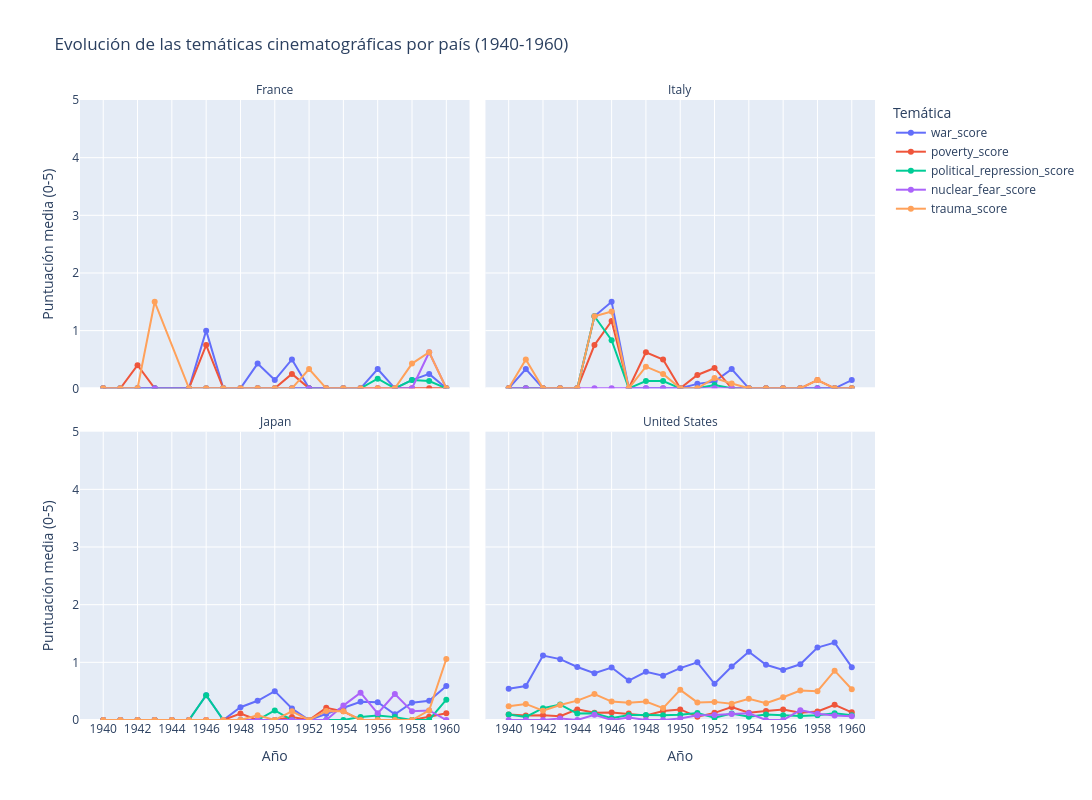

Notebook code cell kept with this figure:
### Code cell
variables = ["war_score","poverty_score","political_repression_score","nuclear_fear_score","trauma_score"]

df_evolucion = (peliculas_periodo.groupby(["release_year", "paises_norm"])[variables].mean().reset_index())

df_evolucion_largo = df_evolucion.melt(id_vars=["release_year", "paises_norm"],var_name="tematica",value_name="puntuacion")

fig = px.line(
    df_evolucion_largo, x="release_year", y="puntuacion", color="tematica", facet_col="paises_norm", facet_col_wrap=2, markers=True,
    title="Evolución de las temáticas cinematográficas por país (1940-1960)",
    labels={"release_year": "Año", "puntuacion": "Puntuación media (0-5)", "tematica": "Temática", "paises_norm": "País"}
)

fig.update_layout(height=800, width=1100, hovermode="x unified", legend_title="Temática")

fig.update_yaxes(range=[0, 5])
fig.update_xaxes(dtick=2)

fig.for_each_annotation(lambda a: a.update(text=a.text.split("=")[-1]))

fig.show()

### Figure 1 — Plotly figure (JSON) as saved in the notebook; plotly's stock layout.template omitted (floating-point values rounded to 4 significant figures)
{"data": [{"hovertemplate": "Temática=war_score<br>País=France<br>Año=%{x}<br>Puntuación media (0-5)=%{y}<extra></extra>", "legendgroup": "war_score", "line": {"color": "#636efa", "dash": "solid"}, "marker": {"symbol": "circle"}, "mode": "lines+markers", "name": "war_score", "orientation": "v", "showlegend": true, "type": "scatter", "x": [1940, 1941, 1942, 1943, 1945, 1946, 1947, 1948, 1949, 1950, 1951, 1952, 1953, 1954, 1955, 1956, 1957, 1958, 1959, 1960], "xaxis": "x3", "y": [0.0, 0.0, 0.0, 0.0, 0.0, 1.0, 0.0, 0.0, 0.4286, 0.1429, 0.5, 0.0, 0.0, 0.0, 0.0, 0.3333, 0.0, 0.1429, 0.25, 0.0], "yaxis": "y3"}, {"hovertemplate": "Temática=war_score<br>País=Italy<br>Año=%{x}<br>Puntuación media (0-5)=%{y}<extra></extra>", "legendgroup": "war_score", "line": {"color": "#636efa", "dash": "solid"}, "marker": {"symbol": "circle"}, "mode": "lines+markers", "name": "war_score", "orientation": "v", "showlegend": false, "type": "scatter", "x": [1940, 1941, 1942, 1943, 1944, 1945, 1946, 1947, 1948, 1949, 1950, 1951, 1952, 1953, 1954, 1955, 1956, 1957, 1958, 1959, 1960], "xaxis": "x4", "y": [0.0, 0.3333, 0.0, 0.0, 0.0, 1.25, 1.5, 0.0, 0.0, 0.0, 0.0, 0.07692, 0.1176, 0.3333, 0.0, 0.0, 0.0, 0.0, 0.0, 0.0, 0.1429], "yaxis": "y4"}, {"hovertemplate": "Temática=war_score<br>País=Japan<br>Año=%{x}<br>Puntuación media (0-5)=%{y}<extra></extra>", "legendgroup": "war_score", "line": {"color": "#636efa", "dash": "solid"}, "marker": {"symbol": "circle"}, "mode": "lines+markers", "name": "war_score", "orientation": "v", "showlegend": false, "type": "scatter", "x": [1940, 1941, 1942, 1943, 1944, 1945, 1946, 1947, 1948, 1949, 1950, 1951, 1952, 1953, 1954, 1955, 1956, 1957, 1958, 1959, 1960], "xaxis": "x", "y": [0.0, 0.0, 0.0, 0.0, 0.0, 0.0, 0.4286, 0.0, 0.2222, 0.3333, 0.5, 0.2, 0.0, 0.1053, 0.2, 0.3158, 0.3077, 0.1, 0.3, 0.3333, 0.5882], "yaxis": "y"}, {"hovertemplate": "Temática=war_score<br>País=United States<br>Año=%{x}<br>Puntuación media (0-5)=%{y}<extra></extra>", "legendgroup": "war_score", "line": {"color": "#636efa", "dash": "solid"}, "marker": {"symbol": "circle"}, "mode": "lines+markers", "name": "war_score", "orientation": "v", "showlegend": false, "type": "scatter", "x": [1940, 1941, 1942, 1943, 1944, 1945, 1946, 1947, 1948, 1949, 1950, 1951, 1952, 1953, 1954, 1955, 1956, 1957, 1958, 1959, 1960], "xaxis": "x2", "y": [0.5419, 0.5891, 1.117, 1.056, 0.92, 0.8108, 0.9098, 0.6838, 0.8348, 0.7686, 0.8991, 1.0, 0.6286, 0.9274, 1.184, 0.9583, 0.8687, 0.9659, 1.257, 1.342, 0.9167], "yaxis": "y2"}, {"hovertemplate": "Temática=poverty_score<br>País=France<br>Año=%{x}<br>Puntuación media (0-5)=%{y}<extra></extra>", "legendgroup": "poverty_score", "line": {"color": "#EF553B", "dash": "solid"}, "marker": {"symbol": "circle"}, "mode": "lines+markers", "name": "poverty_score", "orientation": "v", "showlegend": true, "type": "scatter", "x": [1940, 1941, 1942, 1943, 1945, 1946, 1947, 1948, 1949, 1950, 1951, 1952, 1953, 1954, 1955, 1956, 1957, 1958, 1959, 1960], "xaxis": "x3", "y": [0.0, 0.0, 0.4, 0.0, 0.0, 0.75, 0.0, 0.0, 0.0, 0.0, 0.25, 0.0, 0.0, 0.0, 0.0, 0.0, 0.0, 0.0, 0.0, 0.0], "yaxis": "y3"}, {"hovertemplate": "Temática=poverty_score<br>País=Italy<br>Año=%{x}<br>Puntuación media (0-5)=%{y}<extra></extra>", "legendgroup": "poverty_score", "line": {"color": "#EF553B", "dash": "solid"}, "marker": {"symbol": "circle"}, "mode": "lines+markers", "name": "poverty_score", "orientation": "v", "showlegend": false, "type": "scatter", "x": [1940, 1941, 1942, 1943, 1944, 1945, 1946, 1947, 1948, 1949, 1950, 1951, 1952, 1953, 1954, 1955, 1956, 1957, 1958, 1959, 1960], "xaxis": "x4", "y": [0.0, 0.0, 0.0, 0.0, 0.0, 0.75, 1.167, 0.0, 0.625, 0.5, 0.0, 0.2308, 0.3529, 0.0, 0.0, 0.0, 0.0, 0.0, 0.1429, 0.0, 0.0], "yaxis": "y4"}, {"hovertemplate": "Temática=poverty_score<br>País=Japan<br>Año=%{x}<br>Puntuación media (0-5)=%{y}<extra></extra>", "legendgroup": "poverty_score", "line": {"color": "#EF553B", "dash": "solid"}, "marker": {"symbol": "circle"}, "mode": "lines+markers", "name": "poverty_score", "orientation": "v", "showlegend": false, "type": "scatter", "x": [1940, 1941, 1942, 1943, 1944, 1945, 1946, 1947, 1948, 1949, 1950, 1951, 1952, 1953, 1954, 1955, 1956, 1957, 1958, 1959, 1960], "xaxis": "x", "y": [0.0, 0.0, 0.0, 0.0, 0.0, 0.0, 0.0, 0.0, 0.1111, 0.0, 0.0, 0.05, 0.0, 0.2105, 0.15, 0.0, 0.0, 0.0, 0.0, 0.05556, 0.1176], "yaxis": "y"}, {"hovertemplate": "Temática=poverty_score<br>País=United States<br>Año=%{x}<br>Puntuación media (0-5)=%{y}<extra></extra>", "legendgroup": "poverty_score", "line": {"color": "#EF553B", "dash": "solid"}, "marker": {"symbol": "circle"}, "mode": "lines+markers", "name": "poverty_score", "orientation": "v", "showlegend": false, "type": "scatter", "x": [1940, 1941, 1942, 1943, 1944, 1945, 1946, 1947, 1948, 1949, 1950, 1951, 1952, 1953, 1954, 1955, 1956, 1957, 1958, 1959, 1960], "xaxis": "x2", "y": [0.09677, 0.07752, 0.08029, 0.06481, 0.184, 0.1261, 0.1311, 0.1111, 0.07826, 0.157, 0.1835, 0.05556, 0.1238, 0.2258, 0.1264, 0.1562, 0.1818, 0.125, 0.1486, 0.2632, 0.1333], "yaxis": "y2"}, {"hovertemplate": "Temática=political_repression_score<br>País=France<br>Año=%{x}<br>Puntuación media (0-5)=%{y}<extra></extra>", "legendgroup": "political_repression_score", "line": {"color": "#00cc96", "dash": "solid"}, "marker": {"symbol": "circle"}, "mode": "lines+markers", "name": "political_repression_score", "orientation": "v", "showlegend": true, "type": "scatter", "x": [1940, 1941, 1942, 1943, 1945, 1946, 1947, 1948, 1949, 1950, 1951, 1952, 1953, 1954, 1955, 1956, 1957, 1958, 1959, 1960], "xaxis": "x3", "y": [0.0, 0.0, 0.0, 0.0, 0.0, 0.0, 0.0, 0.0, 0.0, 0.0, 0.0, 0.0, 0.0, 0.0, 0.0, 0.1667, 0.0, 0.1429, 0.125, 0.0], "yaxis": "y3"}, {"hovertemplate": "Temática=political_repression_score<br>País=Italy<br>Año=%{x}<br>Puntuación media (0-5)=%{y}<extra></extra>", "legendgroup": "political_repression_score", "line": {"color": "#00cc96", "dash": "solid"}, "marker": {"symbol": "circle"}, "mode": "lines+markers", "name": "political_repression_score", "orientation": "v", "showlegend": false, "type": "scatter", "x": [1940, 1941, 1942, 1943, 1944, 1945, 1946, 1947, 1948, 1949, 1950, 1951, 1952, 1953, 1954, 1955, 1956, 1957, 1958, 1959, 1960], "xaxis": "x4", "y": [0.0, 0.0, 0.0, 0.0, 0.0, 1.25, 0.8333, 0.0, 0.125, 0.125, 0.0, 0.0, 0.05882, 0.0, 0.0, 0.0, 0.0, 0.0, 0.0, 0.0, 0.0], "yaxis": "y4"}, {"hovertemplate": "Temática=political_repression_score<br>País=Japan<br>Año=%{x}<br>Puntuación media (0-5)=%{y}<extra></extra>", "legendgroup": "political_repression_score", "line": {"color": "#00cc96", "dash": "solid"}, "marker": {"symbol": "circle"}, "mode": "lines+markers", "name": "political_repression_score", "orientation": "v", "showlegend": false, "type": "scatter", "x": [1940, 1941, 1942, 1943, 1944, 1945, 1946, 1947, 1948, 1949, 1950, 1951, 1952, 1953, 1954, 1955, 1956, 1957, 1958, 1959, 1960], "xaxis": "x", "y": [0.0, 0.0, 0.0, 0.0, 0.0, 0.0, 0.4286, 0.0, 0.0, 0.0, 0.1667, 0.0, 0.0, 0.0, 0.0, 0.05263, 0.07692, 0.05, 0.0, 0.0, 0.3529], "yaxis": "y"}, {"hovertemplate": "Temática=political_repression_score<br>País=United States<br>Año=%{x}<br>Puntuación media (0-5)=%{y}<extra></extra>", "legendgroup": "political_repression_score", "line": {"color": "#00cc96", "dash": "solid"}, "marker": {"symbol": "circle"}, "mode": "lines+markers", "name": "political_repression_score", "orientation": "v", "showlegend": false, "type": "scatter", "x": [1940, 1941, 1942, 1943, 1944, 1945, 1946, 1947, 1948, 1949, 1950, 1951, 1952, 1953, 1954, 1955, 1956, 1957, 1958, 1959, 1960], "xaxis": "x2", "y": [0.09677, 0.05426, 0.2044, 0.2685, 0.112, 0.1171, 0.03279, 0.08547, 0.08696, 0.08264, 0.09174, 0.1204, 0.0381, 0.1129, 0.05747, 0.09375, 0.08081, 0.06818, 0.08108, 0.1184, 0.08333], "yaxis": "y2"}, {"hovertemplate": "Temática=nuclear_fear_score<br>País=France<br>Año=%{x}<br>Puntuación media (0-5)=%{y}<extra></extra>", "legendgroup": "nuclear_fear_score", "line": {"color": "#ab63fa", "dash": "solid"}, "marker": {"symbol": "circle"}, "mode": "lines+markers", "name": "nuclear_fear_score", "orientation": "v", "showlegend": true, "type": "scatter", "x": [1940, 1941, 1942, 1943, 1945, 1946, 1947, 1948, 1949, 1950, 1951, 1952, 1953, 1954, 1955, 1956, 1957, 1958, 1959, 1960], "xaxis": "x3", "y": [0.0, 0.0, 0.0, 0.0, 0.0, 0.0, 0.0, 0.0, 0.0, 0.0, 0.0, 0.0, 0.0, 0.0, 0.0, 0.0, 0.0, 0.0, 0.625, 0.0], "yaxis": "y3"}, {"hovertemplate": "Temática=nuclear_fear_score<br>País=Italy<br>Año=%{x}<br>Puntuación media (0-5)=%{y}<extra></extra>", "legendgroup": "nuclear_fear_score", "line": {"color": "#ab63fa", "dash": "solid"}, "marker": {"symbol": "circle"}, "mode": "lines+markers", "name": "nuclear_fear_score", "orientation": "v", "showlegend": false, "type": "scatter", "x": [1940, 1941, 1942, 1943, 1944, 1945, 1946, 1947, 1948, 1949, 1950, 1951, 1952, 1953, 1954, 1955, 1956, 1957, 1958, 1959, 1960], "xaxis": "x4", "y": [0.0, 0.0, 0.0, 0.0, 0.0, 0.0, 0.0, 0.0, 0.0, 0.0, 0.0, 0.0, 0.0, 0.0, 0.0, 0.0, 0.0, 0.0, 0.0, 0.0, 0.0], "yaxis": "y4"}, {"hovertemplate": "Temática=nuclear_fear_score<br>País=Japan<br>Año=%{x}<br>Puntuación media (0-5)=%{y}<extra></extra>", "legendgroup": "nuclear_fear_score", "line": {"color": "#ab63fa", "dash": "solid"}, "marker": {"symbol": "circle"}, "mode": "lines+markers", "name": "nuclear_fear_score", "orientation": "v", "showlegend": false, "type": "scatter", "x": [1940, 1941, 1942, 1943, 1944, 1945, 1946, 1947, 1948, 1949, 1950, 1951, 1952, 1953, 1954, 1955, 1956, 1957, 1958, 1959, 1960], "xaxis": "x", "y": [0.0, 0.0, 0.0, 0.0, 0.0, 0.0, 0.0, 0.0, 0.0, 0.0, 0.0, 0.0, 0.0, 0.0, 0.25, 0.4737, 0.1154, 0.45, 0.15, 0.1667, 0.0], "yaxis": "y"}, {"hovertemplate": "Temática=nuclear_fear_score<br>País=United States<br>Año=%{x}<br>Puntuación media (0-5)=%{y}<extra></extra>", "legendgroup": "nuclear_fear_score", "line": {"color": "#ab63fa", "dash": "solid"}, "marker": {"symbol": "circle"}, "mode": "lines+markers", "name": "nuclear_fear_score", "orientation": "v", "showlegend": false, "type": "scatter", "x": [1940, 1941, 1942, 1943, 1944, 1945, 1946, 1947, 1948, 1949, 1950, 1951, 1952, 1953, 1954, 1955, 1956, 1957, 1958, 1959, 1960], "xaxis": "x2", "y": [0.0, 0.0, 0.0, 0.02778, 0.0, 0.09009, 0.0, 0.04274, 0.0, 0.0, 0.02752, 0.08333, 0.08571, 0.1048, 0.1149, 0.0, 0.0, 0.1705, 0.1081, 0.07895, 0.06667], "yaxis": "y2"}, {"hovertemplate": "Temática=trauma_score<br>País=France<br>Año=%{x}<br>Puntuación media (0-5)=%{y}<extra></extra>", "legendgroup": "trauma_score", "line": {"color": "#FFA15A", "dash": "solid"}, "marker": {"symbol": "circle"}, "mode": "lines+markers", "name": "trauma_score", "orientation": "v", "showlegend": true, "type": "scatter", "x": [1940, 1941, 1942, 1943, 1945, 1946, 1947, 1948, 1949, 1950, 1951, 1952, 1953, 1954, 1955, 1956, 1957, 1958, 1959, 1960], "xaxis": "x3", "y": [0.0, 0.0, 0.0, 1.5, 0.0, 0.0, 0.0, 0.0, 0.0, 0.0, 0.0, 0.3333, 0.0, 0.0, 0.0, 0.0, 0.0, 0.4286, 0.625, 0.0], "yaxis": "y3"}, {"hovertemplate": "Temática=trauma_score<br>País=Italy<br>Año=%{x}<br>Puntuación media (0-5)=%{y}<extra></extra>", "legendgroup": "trauma_score", "line": {"color": "#FFA15A", "dash": "solid"}, "marker": {"symbol": "circle"}, "mode": "lines+markers", "name": "trauma_score", "orientation": "v", "showlegend": false, "type": "scatter", "x": [1940, 1941, 1942, 1943, 1944, 1945, 1946, 1947, 1948, 1949, 1950, 1951, 1952, 1953, 1954, 1955, 1956, 1957, 1958, 1959, 1960], "xaxis": "x4", "y": [0.0, 0.5, 0.0, 0.0, 0.0, 1.25, 1.333, 0.0, 0.375, 0.25, 0.0, 0.0, 0.1765, 0.08333, 0.0, 0.0, 0.0, 0.0, 0.1429, 0.0, 0.0], "yaxis": "y4"}, {"hovertemplate": "Temática=trauma_score<br>País=Japan<br>Año=%{x}<br>Puntuación media (0-5)=%{y}<extra></extra>", "legendgroup": "trauma_score", "line": {"color": "#FFA15A", "dash": "solid"}, "marker": {"symbol": "circle"}, "mode": "lines+markers", "name": "trauma_score", "orientation": "v", "showlegend": false, "type": "scatter", "x": [1940, 1941, 1942, 1943, 1944, 1945, 1946, 1947, 1948, 1949, 1950, 1951, 1952, 1953, 1954, 1955, 1956, 1957, 1958, 1959, 1960], "xaxis": "x", "y": [0.0, 0.0, 0.0, 0.0, 0.0, 0.0, 0.0, 0.0, 0.0, 0.08333, 0.0, 0.15, 0.0, 0.1579, 0.15, 0.0, 0.0, 0.0, 0.0, 0.1667, 1.059], "yaxis": "y"}, {"hovertemplate": "Temática=trauma_score<br>País=United States<br>Año=%{x}<br>Puntuación media (0-5)=%{y}<extra></extra>", "legendgroup": "trauma_score", "line": {"color": "#FFA15A", "dash": "solid"}, "marker": {"symbol": "circle"}, "mode": "lines+markers", "name": "trauma_score", "orientation": "v", "showlegend": false, "type": "scatter", "x": [1940, 1941, 1942, 1943, 1944, 1945, 1946, 1947, 1948, 1949, 1950, 1951, 1952, 1953, 1954, 1955, 1956, 1957, 1958, 1959, 1960], "xaxis": "x2", "y": [0.2387, 0.2791, 0.1606, 0.2593, 0.336, 0.4505, 0.3197, 0.2991, 0.3217, 0.2066, 0.5229, 0.3056, 0.3143, 0.2823, 0.3678, 0.2917, 0.3939, 0.5114, 0.5, 0.8553, 0.5333], "yaxis": "y2"}], "layout": {"annotations": [{"font": {}, "showarrow": false, "text": "Japan", "x": 0.245, "xanchor": "center", "xref": "paper", "y": 0.465, "yanchor": "bottom", "yref": "paper"}, {"font": {}, "showarrow": false, "text": "United States", "x": 0.755, "xanchor": "center", "xref": "paper", "y": 0.465, "yanchor": "bottom", "yref": "paper"}, {"font": {}, "showarrow": false, "text": "France", "x": 0.245, "xanchor": "center", "xref": "paper", "y": 1.0, "yanchor": "bottom", "yref": "paper"}, {"font": {}, "showarrow": false, "text": "Italy", "x": 0.755, "xanchor": "center", "xref": "paper", "y": 1.0, "yanchor": "bottom", "yref": "paper"}], "height": 800, "hovermode": "x unified", "legend": {"title": {"text": "Temática"}, "tracegroupgap": 0}, "title": {"text": "Evolución de las temáticas cinematográficas por país (1940-1960)"}, "width": 1100, "xaxis": {"anchor": "y", "domain": [0, 0.49], "dtick": 2, "title": {"text": "Año"}}, "xaxis2": {"anchor": "y2", "domain": [0.51, 1], "dtick": 2, "matches": "x", "title": {"text": "Año"}}, "xaxis3": {"anchor": "y3", "domain": [0, 0.49], "dtick": 2, "matches": "x", "showticklabels": false}, "xaxis4": {"anchor": "y4", "domain": [0.51, 1], "dtick": 2, "matches": "x", "showticklabels": false}, "yaxis": {"anchor": "x", "domain": [0, 0.465], "range": [0, 5], "title": {"text": "Puntuación media (0-5)"}}, "yaxis2": {"anchor": "x2", "domain": [0, 0.465], "matches": "y", "range": [0, 5], "showticklabels": false}, "yaxis3": {"anchor": "x3", "domain": [0.535, 1.0], "matches": "y", "range": [0, 5], "title": {"text": "Puntuación media (0-5)"}}, "yaxis4": {"anchor": "x4", "domain": [0.535, 1.0], "matches": "y", "range": [0, 5], "showticklabels": false}}}
